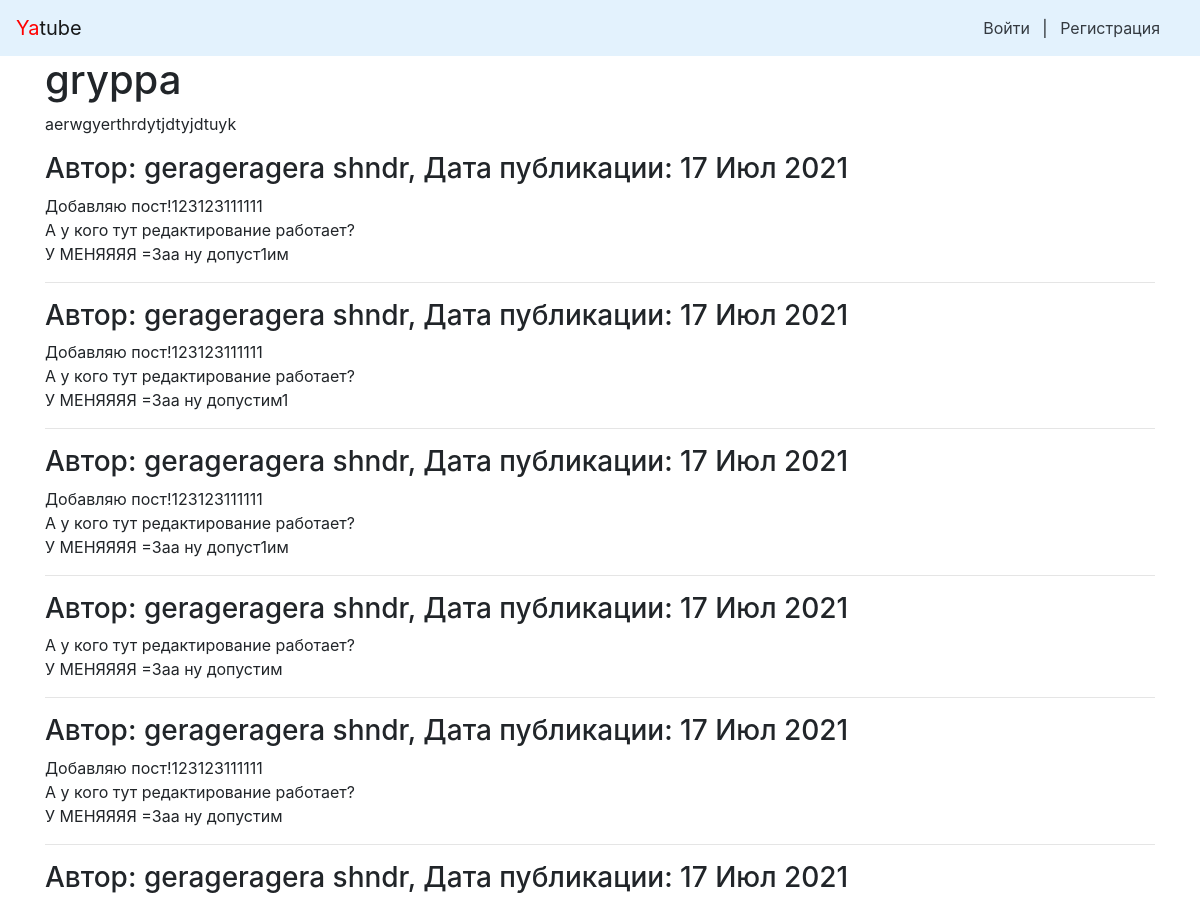
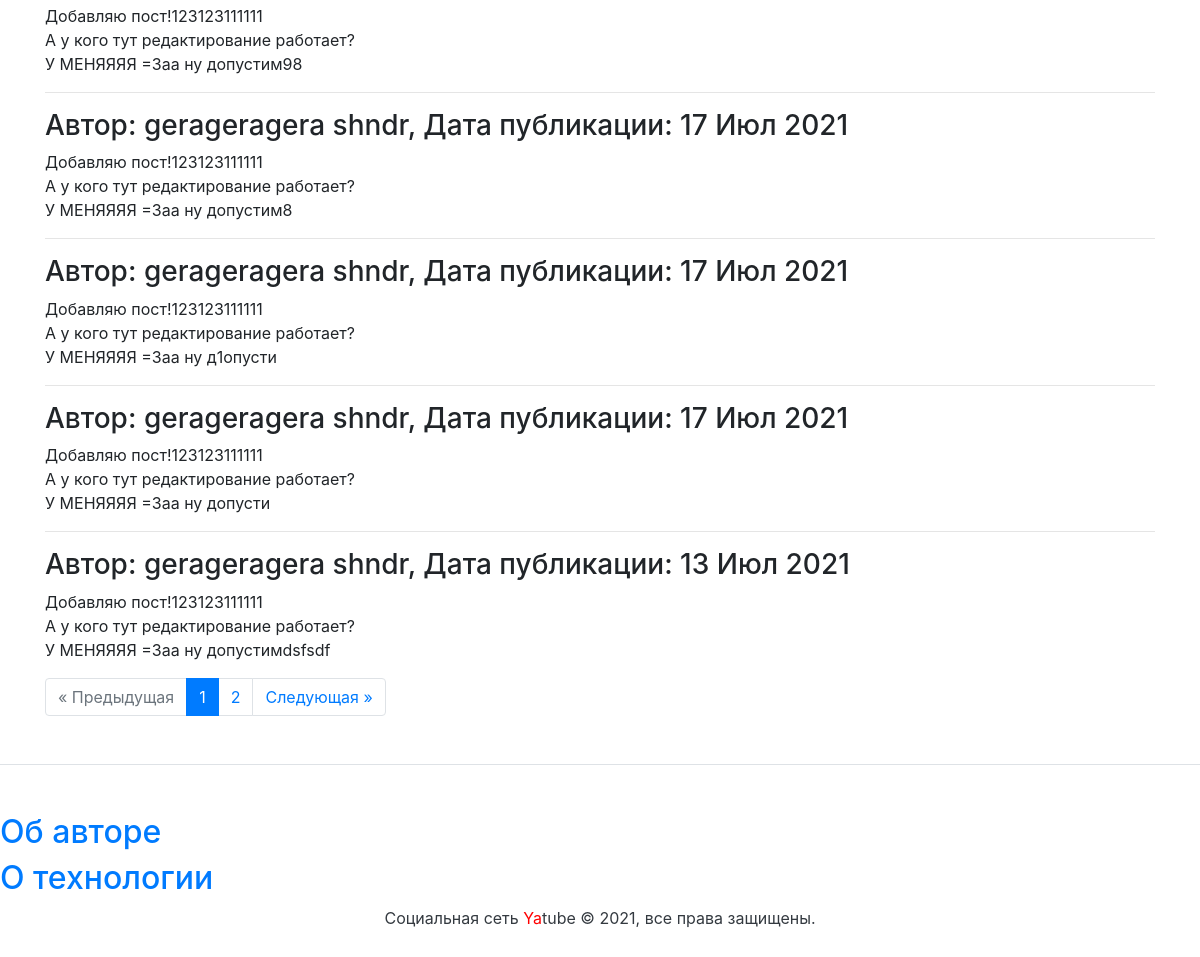
The page /group/sadrfsdgsetrh/ on the database its author committed (2 pictures, top to bottom).
### posts/models.py (models this page shows, shortened)
class Group(models.Model):
    title = models.CharField(max_length=200, blank=True, null=False)
    slug = models.SlugField(verbose_name='slug',
                            blank=False, unique=True)
    description = models.TextField()

class Post(models.Model):
    text = models.TextField(max_length=100)
    pub_date = models.DateTimeField("date published",
                                    auto_now_add=True)
    author = models.ForeignKey(User, on_delete=models.CASCADE,
                               related_name="posts")
    group = models.ForeignKey('Group',
                              on_delete=models.SET_NULL,
                              blank=True, null=True,
                              related_name='posts')
    class Meta:
        ordering = ['-pub_date', ]

### posts/views.py (the view)
# urls.py: path("group/<slug:slug>/", views.group_posts, name="group_posts"),
def group_posts(request, slug):
    group = get_object_or_404(Group, slug=slug)
    posts = group.posts.all()[:12]
    paginator = Paginator(posts, 10)
    page_number = request.GET.get('page')
    page = paginator.get_page(page_number)
    return render(request, "group.html", {"group": group,
                  'page': page})

### context_processors.py (called while the page is built)
def year(request):
    god = dt.datetime.now().year
    return {
        "year": god,
    }

### templates/group.html (shortened to what this page needs)
{% extends "base.html" %}
{% block header %}{{ group.title }}{% endblock %}
{% block content %}
    <p>{{ group.description }}</p>
    {% for post in page %}
    <h3>
        Автор: {{ post.author.get_full_name }}, Дата публикации: {{ post.pub_date|date:"d M Y" }}
    </h3>
    <p>{{ post.text|linebreaksbr }}</p>
    {% if not forloop.last %}<hr>{% endif %}
    {% endfor %}
    {% include "paginator.html" %}
{% endblock %}

### rows shown on the page
Group: title "gryppa", description "aerwgyerthrdytjdtyjdtuyk"
Post: author.get_full_name "gerageragera shndr", pub_date "17 Июл 2021", text "Добавляю пост!123123111111 А у кого тут редактирование работает? У МЕНЯЯЯЯ =3aa ну допуст1им"
Post: author.get_full_name "gerageragera shndr", pub_date "17 Июл 2021", text "Добавляю пост!123123111111 А у кого тут редактирование работает? У МЕНЯЯЯЯ =3aa ну допустим1"
Post: author.get_full_name "gerageragera shndr", pub_date "17 Июл 2021", text "Добавляю пост!123123111111 А у кого тут редактирование работает? У МЕНЯЯЯЯ =3aa ну допуст1им"
Post: author.get_full_name "gerageragera shndr", pub_date "17 Июл 2021", text "А у кого тут редактирование работает? У МЕНЯЯЯЯ =3aa ну допустим"
Post: author.get_full_name "gerageragera shndr", pub_date "17 Июл 2021", text "Добавляю пост!123123111111 А у кого тут редактирование работает? У МЕНЯЯЯЯ =3aa ну допустим"
Post: author.get_full_name "gerageragera shndr", pub_date "17 Июл 2021", text "Добавляю пост!123123111111 А у кого тут редактирование работает? У МЕНЯЯЯЯ =3aa ну допустим98"
Post: author.get_full_name "gerageragera shndr", pub_date "17 Июл 2021", text "Добавляю пост!123123111111 А у кого тут редактирование работает? У МЕНЯЯЯЯ =3aa ну допустим8"
Post: author.get_full_name "gerageragera shndr", pub_date "17 Июл 2021", text "Добавляю пост!123123111111 А у кого тут редактирование работает? У МЕНЯЯЯЯ =3aa ну д1опусти"
Post: author.get_full_name "gerageragera shndr", pub_date "17 Июл 2021", text "Добавляю пост!123123111111 А у кого тут редактирование работает? У МЕНЯЯЯЯ =3aa ну допусти"
Post: author.get_full_name "gerageragera shndr", pub_date "13 Июл 2021", text "Добавляю пост!123123111111 А у кого тут редактирование работает? У МЕНЯЯЯЯ =3aa ну допустимdsfsdf"

### other values the page prints
{{ i }} "1"
{{ i }} "2"
